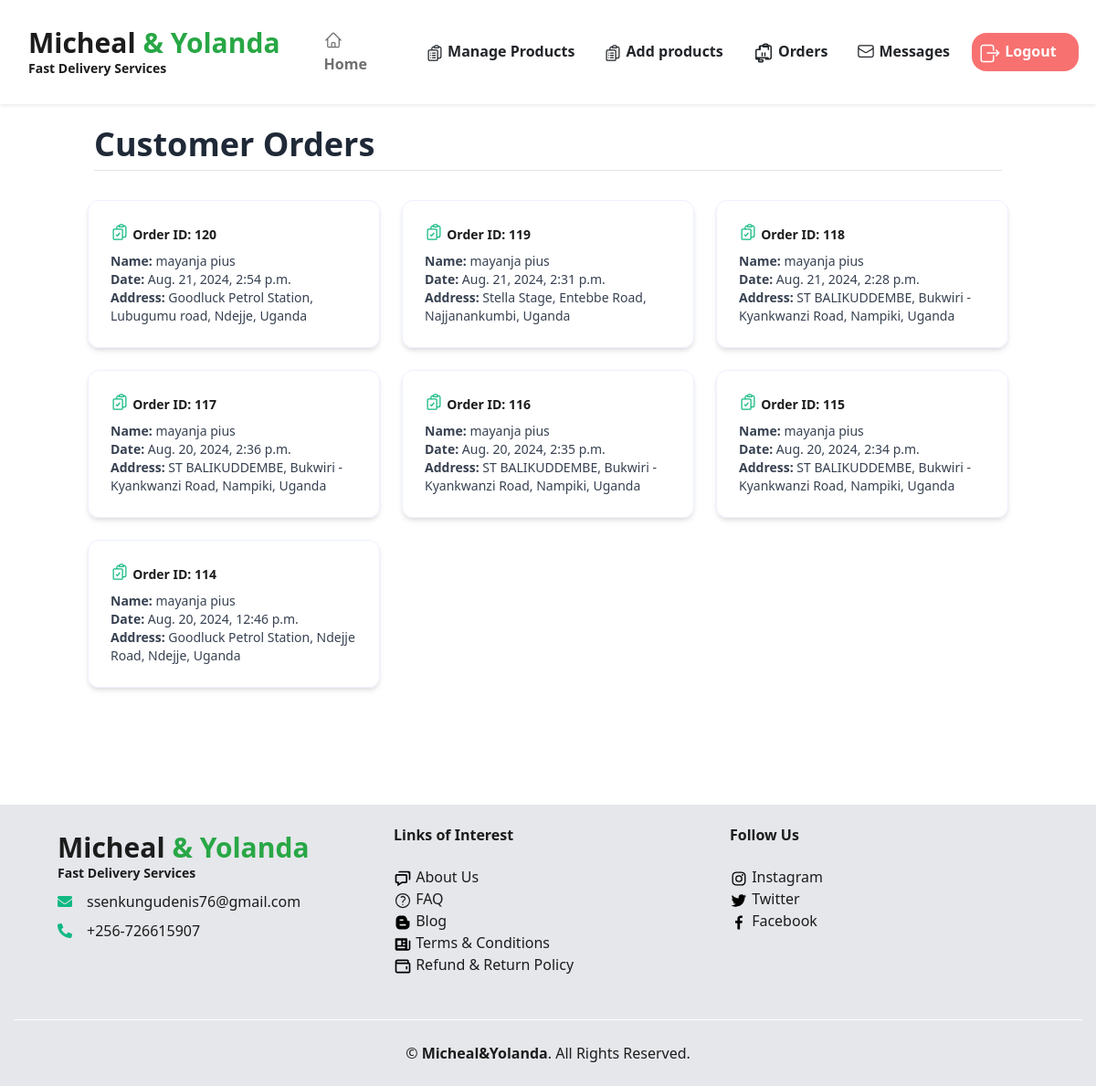
Page /business/orders/ (signed in) on the earlier database version.
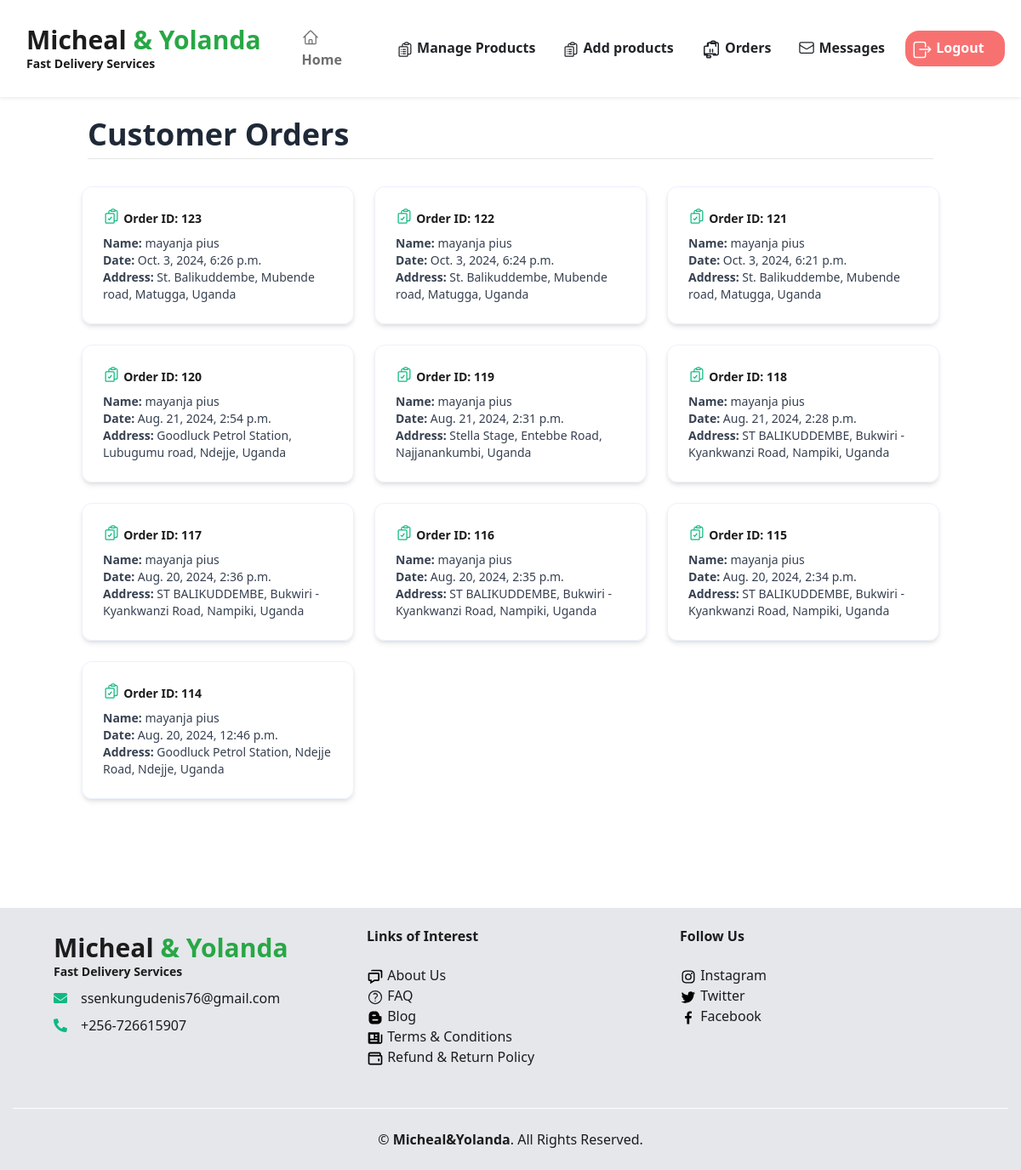
Same page on the later database version.
### orders/models.py (models this page shows, shortened)
class Order(models.Model):
    user = models.ForeignKey(User, related_name='orders', on_delete=models.CASCADE, null=True)
    address = models.CharField(max_length=250)
    phone_number = models.CharField(max_length=20)
    created = models.DateTimeField(auto_now_add=True)
    updated = models.DateTimeField(auto_now=True)
    paid = models.BooleanField(default=False)
    class Meta:
        ordering = ['-created']
        indexes = [
             models.Index(fields=['-created']),
             ]

### user/models.py (models this page shows, shortened)
class User(AbstractUser):
    email = models.EmailField(unique=True)
    is_customer = models.BooleanField(default=False)
    is_business = models.BooleanField(default=False)

class Customer(models.Model):
    user = models.OneToOneField(User, on_delete=models.CASCADE, primary_key=True, related_name='customer')
    first_name = models.CharField(max_length=100)
    last_name = models.CharField(max_length=100)
    created_at = models.DateTimeField(default=timezone.now)

### business/views.py (the view)
# urls.py: path('orders/',orders, name= 'ordered'),
@business_required
def orders(request):
    orders = Order.objects.all()
    return render(request, 'bus/orders.html', {'orders':orders,})

### cart/cart.py (called while the page is built)
    def __len__(self):
        return sum(item['quantity'] for item in self.cart.values())

### cart/context_processors.py (called while the page is built)
def cart(request):
    return {'cart': Cart(request)}

def cart_count(request):
    cart = Cart(request)
    return {'cart_count': len(cart)}

### jumia/context_processors.py (called while the page is built)
def categories(request):
    cat = Categories.objects.all()
    return {'cat': cat}

### business/templates/bus/orders.html (shortened to what this page needs)
{% extends 'bus/board.html' %}
{% block content %}
<div class="container py-4">
    <h1 class="flex text-start text-xl lg:text-4xl font-bold text-gray-800 mb-2">Customer Orders</h1>
    <hr class="mb-8">
    <div class="row px-2">
        {% if orders %}
        <div class="grid grid-cols-1 md:grid-cols-2 lg:grid-cols-3 gap-6">
            {% for order in orders %}
            <a href="{% url 'business:order_details' order.id %}" class="block transition transform hover:scale-105 bg-white">
                <div class="border border-gray-100 shadow-md rounded-xl p-6 hover:bg-gray-50">
                    <div class="text-green-500 mb-1">
                        <h2 class="text-sm font-bold inline-block">Order ID: {{ order.id }}</h2>
                    </div>
                    <div class="text-sm text-gray-700">
                        <p><strong>Name:</strong> {{ order.user.customer.first_name }} {{ order.user.customer.last_name }}</p>
                        <p><strong>Date:</strong> {{ order.created }}</p>
                        <p><strong>Address:</strong> {{ order.address }}</p>
                    </div>
                </div>
            </a>
            {% endfor %}
        </div>
        {% else %}
        <div class="col-12 text-center font-mono">
            <h3 class="py-2 text-lg lg:text-2xl text-gray-700">No orders from customers yet!!</h3>
        </div>
        {% endif %}
    </div>
</div>
{% endblock %}

Differences in the rows shown:
added Order: id "123", user.customer.first_name "mayanja", user.customer.last_name "pius", created "Oct. 3, 2024, 6:26 p.m.", address "St. Balikuddembe, Mubende road, Matugga, Uganda"
added Order: id "122", user.customer.first_name "mayanja", user.customer.last_name "pius", created "Oct. 3, 2024, 6:24 p.m.", address "St. Balikuddembe, Mubende road, Matugga, Uganda"
added Order: id "121", user.customer.first_name "mayanja", user.customer.last_name "pius", created "Oct. 3, 2024, 6:21 p.m.", address "St. Balikuddembe, Mubende road, Matugga, Uganda"
